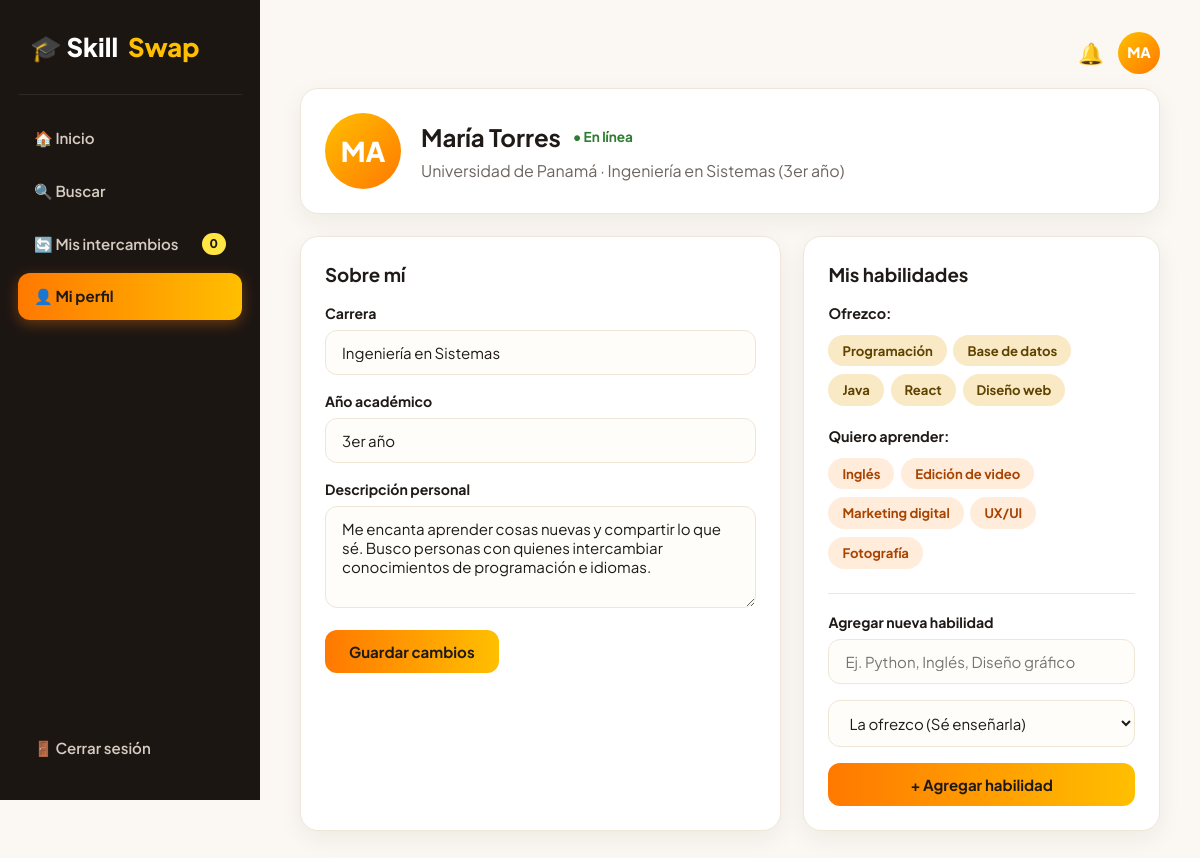
The page /perfil.php (signed in) on the database its author committed.
### tables this page shows
CREATE TABLE `usuarios` (
  `id` int(11) NOT NULL,
  `nombre_completo` varchar(100) NOT NULL,
  `correo` varchar(120) NOT NULL,
  `password_hash` varchar(255) NOT NULL,
  `carrera` varchar(100) DEFAULT 'Ingeniería en Sistemas',
  `anio_academico` varchar(30) DEFAULT '1er año',
  `ubicacion` varchar(80) DEFAULT 'Panamá',
  `bio` text DEFAULT NULL,
  `avatar` varchar(255) DEFAULT 'default.png',
  `en_linea` tinyint(1) DEFAULT 0,
  `fecha_registro` timestamp NOT NULL DEFAULT current_timestamp()
);

CREATE TABLE `usuario_habilidades` (
  `id` int(11) NOT NULL,
  `usuario_id` int(11) NOT NULL,
  `habilidad_id` int(11) NOT NULL,
  `tipo` enum('ofrezco','aprender') NOT NULL
);

CREATE TABLE `habilidades` (
  `id` int(11) NOT NULL,
  `nombre` varchar(80) NOT NULL
);

### perfil.php (the view, shortened to what this page needs)
<?php
require_once 'db.php';
$uid = $_SESSION['usuario_id'];
$stUser = $pdo->prepare("SELECT * FROM usuarios WHERE id = ?");
$stUser->execute([$uid]);
$usuario = $stUser->fetch();
$stHabs = $pdo->prepare("
    SELECT h.nombre, uh.tipo FROM usuario_habilidades uh
    JOIN habilidades h ON uh.habilidad_id = h.id
    WHERE uh.usuario_id = ?
");
$stHabs->execute([$uid]);
$habilidades = $stHabs->fetchAll();
$iniPerfil = strtoupper(substr($usuario['nombre_completo'], 0, 2));
?>
<div class="card" style="display: flex; align-items: center; gap: 20px;">
    <div class="avatar-circle" style="width: 76px; height: 76px; font-size: 1.7rem;"><?= $iniPerfil ?></div>
    <div>
        <div style="display: flex; align-items: center; gap: 12px;">
            <h2 style="font-size: 1.5rem;"><?= htmlspecialchars($usuario['nombre_completo']) ?></h2>
            <span style="color: #2E7D32; font-size: 0.85rem; font-weight: 700;">● En línea</span>
        </div>
        <p style="color: var(--text-muted); margin-top: 4px;">Universidad de Panamá · <?= htmlspecialchars($usuario['carrera']) ?> (<?= htmlspecialchars($usuario['anio_academico']) ?>)</p>
    </div>
</div>
<div class="grid-2">
    <div class="card">
        <h3 style="margin-bottom: 14px;">Sobre mí</h3>
        <form action="acciones.php" method="POST">
            <div class="form-group">
                <label>Carrera</label>
                <input type="text" name="carrera" class="form-control" value="<?= htmlspecialchars($usuario['carrera']) ?>">
            </div>
            <div class="form-group">
                <label>Año académico</label>
                <input type="text" name="anio_academico" class="form-control" value="<?= htmlspecialchars($usuario['anio_academico']) ?>">
            </div>
            <div class="form-group">
                <label>Descripción personal</label>
                <textarea name="bio" class="form-control" rows="4" placeholder="Cuéntales a otros estudiantes qué te apasiona aprender y enseñar..."><?= htmlspecialchars($usuario['bio'] ?? '') ?></textarea>
            </div>
            <button type="submit" class="btn-primary">Guardar cambios</button>
        </form>
    </div>
    <div class="card">
        <h3 style="margin-bottom: 14px;">Mis habilidades</h3>
        <p style="font-weight: 700; font-size: 0.9rem; margin-bottom: 6px;">Ofrezco:</p>
        <div style="margin-bottom: 16px;">
            <?php foreach ($habilidades as $h) if ($h['tipo'] === 'ofrezco'): ?>
                <span class="skill-tag"><?= htmlspecialchars($h['nombre']) ?></span>
            <?php endif; ?>
        </div>
        <p style="font-weight: 700; font-size: 0.9rem; margin-bottom: 6px;">Quiero aprender:</p>
        <div style="margin-bottom: 20px;">
            <?php foreach ($habilidades as $h) if ($h['tipo'] === 'aprender'): ?>
                <span class="skill-tag learn"><?= htmlspecialchars($h['nombre']) ?></span>
            <?php endif; ?>
        </div>
        <form action="acciones.php" method="POST" style="border-top: 1px solid var(--border-soft); padding-top: 18px;">
            <div class="form-group">
                <label>Agregar nueva habilidad</label>
                <input type="text" name="habilidad" class="form-control" placeholder="Ej. Python, Inglés, Diseño gráfico" required>
            </div>
            <div class="form-group">
                <select name="tipo" class="form-control">
                    <option value="ofrezco">La ofrezco (Sé enseñarla)</option>
                </select>
            </div>
            <button type="submit" class="btn-primary" style="width: 100%;">+ Agregar habilidad</button>
        </form>
    </div>
</div>

### styles.css (style rules this page uses)
:root { --ambar: #FFBF00; --arena: #F2CF7E; --amarillo: #FFE642; --naranja: #FF7900; --sidebar-bg: #1C1613; --sidebar-hover: #2E241E; --bg-app: #FBF8F3; --card-bg: #FFFFFF; --text-main: #1F1A17; --text-muted: #6E655F; --border-soft: #EFE6D8; --radius-lg: 18px; --radius-md: 12px; --shadow-card: 0 8px 24px rgba(31, 26, 23, 0.06); }
* { box-sizing: border-box; margin: 0; padding: 0; font-family: 'Plus Jakarta Sans', 'Segoe UI', sans-serif; }
body { background-color: var(--bg-app); color: var(--text-main); line-height: 1.5; }
.card { background: var(--card-bg); border-radius: var(--radius-lg); padding: 24px; box-shadow: var(--shadow-card); border: 1px solid var(--border-soft); margin-bottom: 22px; }
.grid-2 { display: grid; grid-template-columns: 1.35fr 1fr; gap: 22px; }
.avatar-circle { width: 48px; height: 48px; border-radius: 50%; background: linear-gradient(135deg, var(--ambar), var(--naranja)); color: #FFF; font-weight: 800; display: flex; align-items: center; justify-content: center; font-size: 1.1rem; flex-shrink: 0; }
.form-group { margin-bottom: 16px; }
.form-group label { display: block; font-size: 0.88rem; font-weight: 700; margin-bottom: 6px; color: var(--text-main); }
.form-control { width: 100%; padding: 12px 16px; border: 1.5px solid var(--border-soft); border-radius: var(--radius-md); background: #FFFDF9; font-size: 0.94rem; color: var(--text-main); transition: border-color 0.2s; }
.btn-primary { background: linear-gradient(90deg, var(--naranja), var(--ambar)); color: var(--text-main); border: none; padding: 12px 24px; border-radius: var(--radius-md); font-weight: 700; font-size: 0.94rem; cursor: pointer; text-decoration: none; display: inline-block; text-align: center; transition: transform 0.15s, box-shadow 0.2s; }
.skill-tag { display: inline-block; background: rgba(242, 207, 126, 0.45); color: #5E4200; padding: 6px 14px; border-radius: 99px; font-size: 0.82rem; font-weight: 700; margin: 4px 4px 4px 0; }
.skill-tag.learn { background: rgba(255, 121, 0, 0.14); color: #A84300; }

### rows shown on the page
usuarios: nombre_completo "MA", nombre_completo "María Torres", carrera "Ingeniería en Sistemas", anio_academico "3er año", bio "Me encanta aprender cosas nuevas y compartir lo que sé. Busco personas con quienes intercambiar conocimientos de programación e idiomas."
usuario_habilidades: habilidad.nombre "Programación"
usuario_habilidades: habilidad.nombre "Base de datos"
usuario_habilidades: habilidad.nombre "Java"
usuario_habilidades: habilidad.nombre "React"
usuario_habilidades: habilidad.nombre "Diseño web"
usuario_habilidades: habilidad.nombre "Inglés"
usuario_habilidades: habilidad.nombre "Edición de video"
usuario_habilidades: habilidad.nombre "Marketing digital"
usuario_habilidades: habilidad.nombre "UX/UI"
usuario_habilidades: habilidad.nombre "Fotografía"

### other values the page prints
$notifs "0"
$iniciales "MA"
